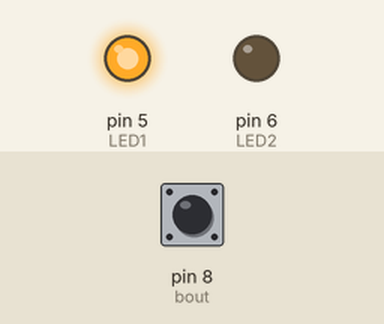
This sketch was run on a simulated Arduino Uno, built with avr-gcc and run on an emulated ATmega328P. Shown: output pins drawn as LEDs (lit = HIGH). Inputs (shaded band) come from the test bench; at power-on: pin 8 (bout) HIGH.

Above: at 1.2 s.
1.3 s: pin 8 (bout) pulled LOW for 0.15 s
At 2.2 s:
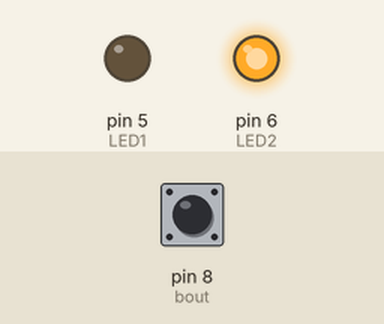
3.0 s: pin 8 (bout) pulled LOW for 1 s
At 3.6 s:
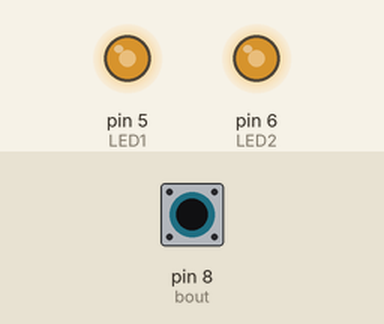
5.5 s: pin 8 (bout) pulled LOW for 3.2 s
At 9.1 s:
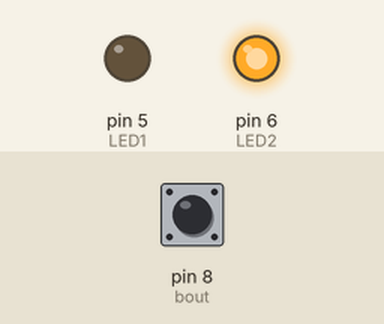
10.2 s: pin 8 (bout) pulled LOW for 0.15 s
At 11.4 s:
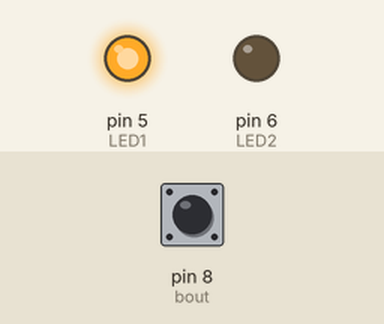
Timing chart, 0 to 12.9 s (numbered marks = the images above; inputs shaded):
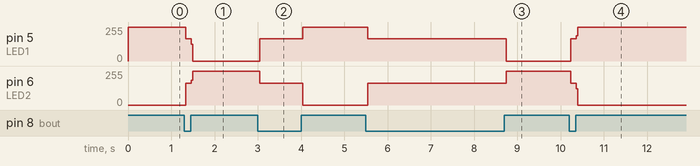

Measured:
- after the input at 1.3 s, pin 5 (LED1): 255/255 → 166/255 at once, → 0/255 0.12 s later; pin 6 (LED2): 0/255 → 164/255 at once, → 255/255 0.12 s later
- after the input at 3.0 s, pin 5 (LED1): 0/255 → 166/255 at once, → 255/255 1.0 s later; pin 6 (LED2): 255/255 → 164/255 at once, → 0/255 1.0 s later
- after the input at 5.5 s, pin 5 (LED1): 255/255 → 166/255 at once, → 0/255 3.2 s later; pin 6 (LED2): 0/255 → 164/255 at once, → 255/255 3.2 s later
- after the input at 10.2 s, pin 5 (LED1): 0/255 → 166/255 at once, → 255/255 0.12 s later; pin 6 (LED2): 255/255 → 164/255 at once, → 0/255 0.12 s later

The sketch:

deux_leds_avec_bouton_poussoir.ino
```cpp
const int LED1=5;
const int LED2=6;
const int bout=8;

bool      etat=1;


void setup() {

pinMode(LED1,OUTPUT);
pinMode(LED2,OUTPUT);
pinMode(bout,INPUT_PULLUP);

}

void loop() {


if (digitalRead(bout)==0)
{

  if (etat==0){
  etat=1;

  } else
  etat=0;
}


if(etat==1) {

  digitalWrite(LED1, HIGH);
  digitalWrite(LED2, LOW);
}
else {
  digitalWrite(LED2, HIGH);
  digitalWrite(LED1, LOW);

}

}
```
